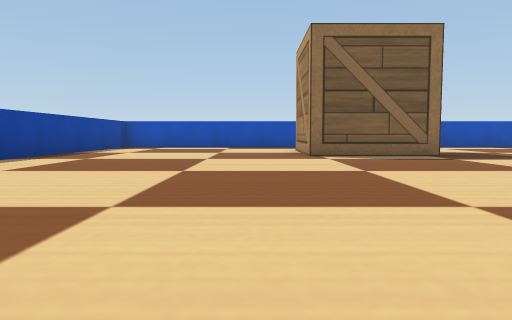
view 1 (above)

24 first-person views from a walk through a world built for the Webots simulator. The camera is 0.05 m above the floor, tilts 4° down and sees 70° across. The floor is counted in squares, 0.1 m on a side. Each view is taken from the middle of a square. On the plan, view 1 faces up. The plan holds only what a view shows up to about 9 squares ahead; the rest is blank. Robots are left out. Webots' stock objects and surfaces are drawn as simple stand-ins.

view 2
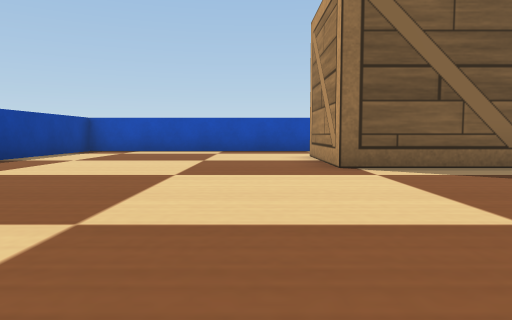

view 3
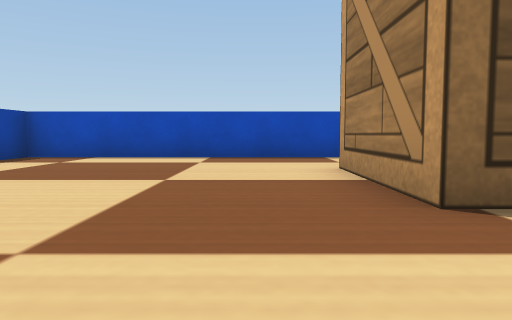

view 4
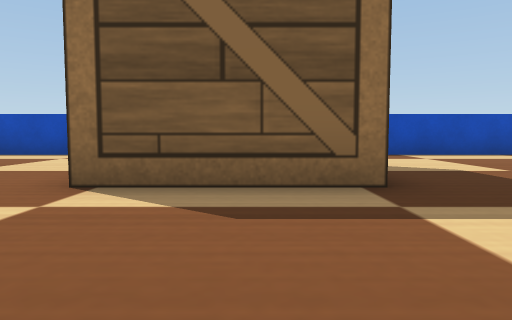

view 5
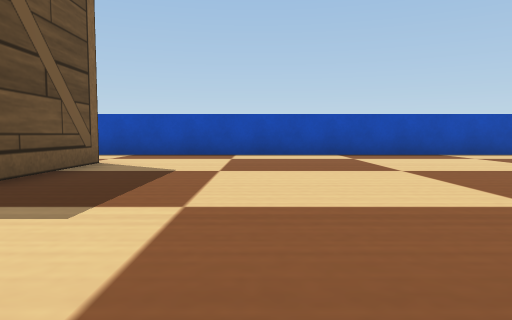

view 6
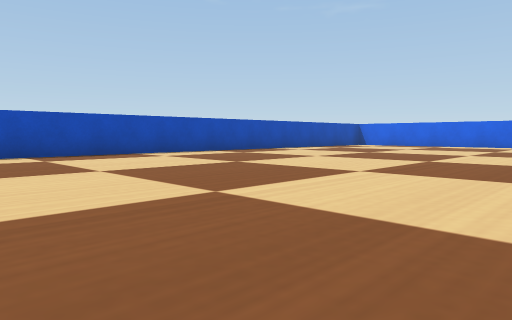

view 7
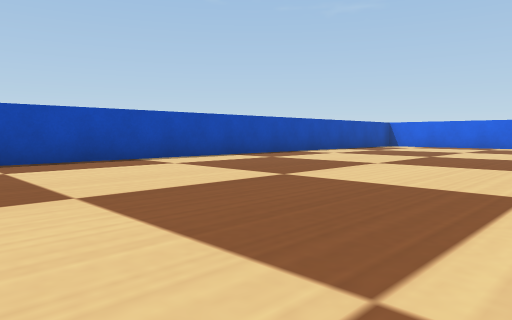

view 8
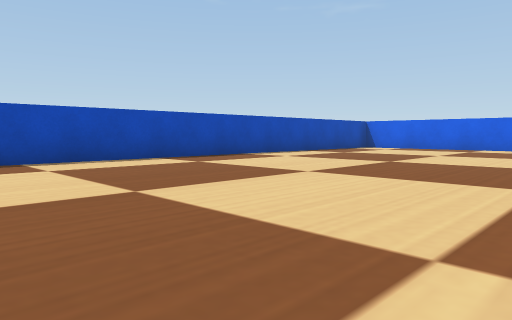

view 9
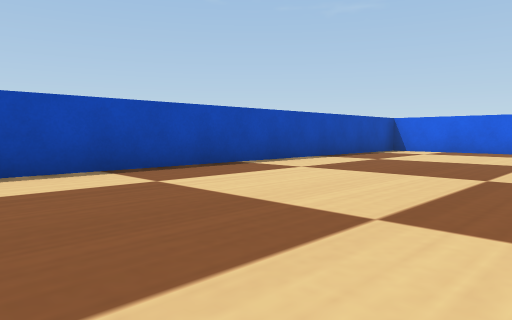

view 10
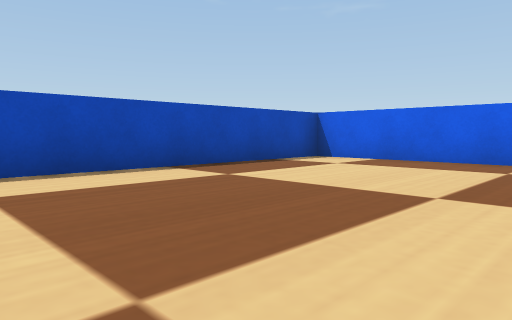

view 11
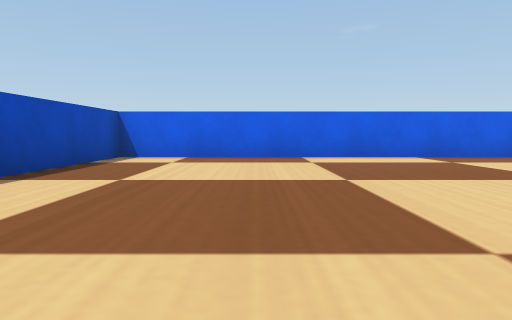

view 12
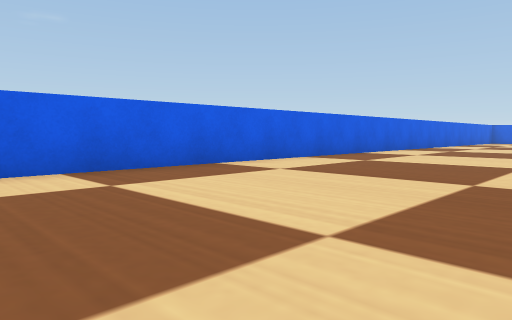

view 13
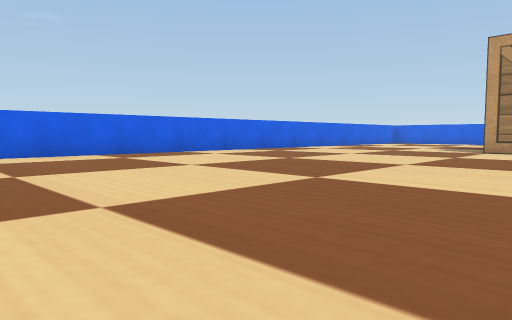

view 14
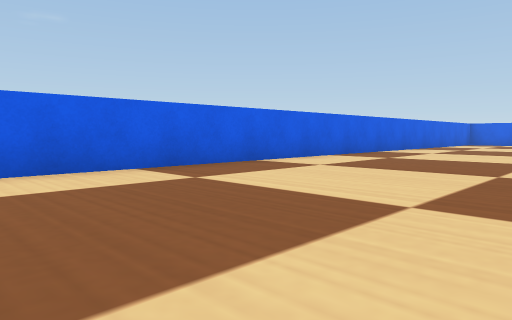

view 15
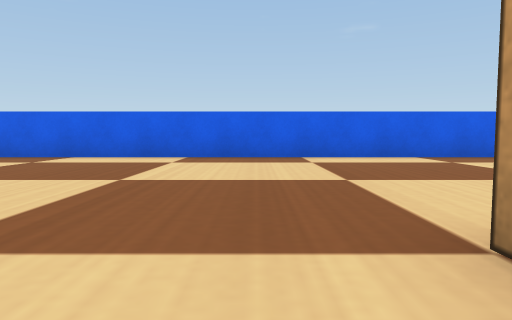

view 16
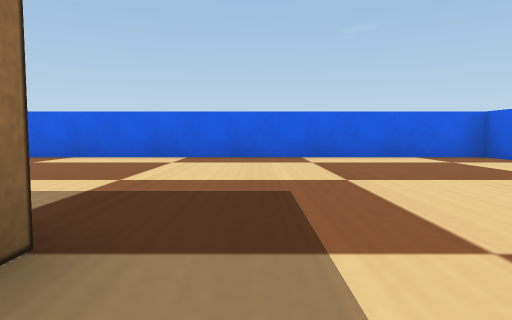

view 17
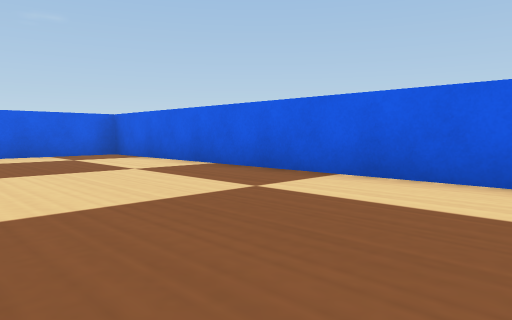

view 18
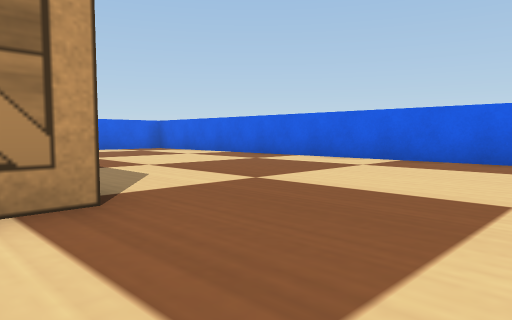

view 19
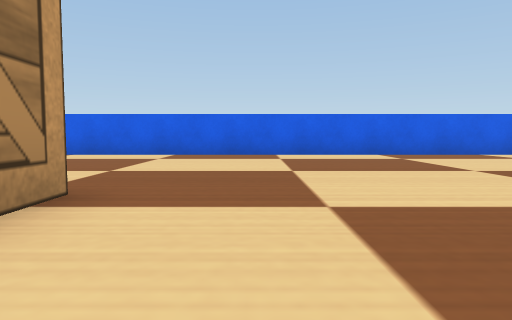

view 20
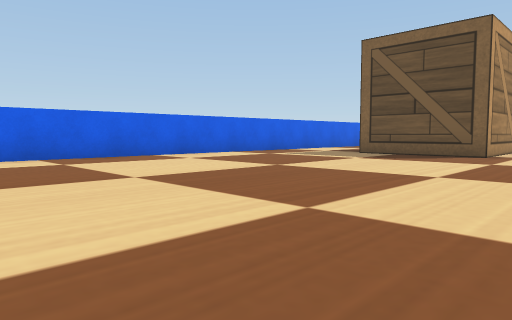

view 21
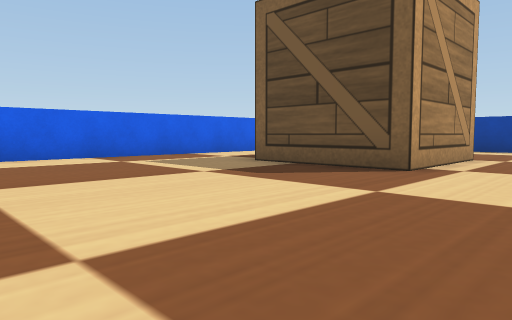

view 22
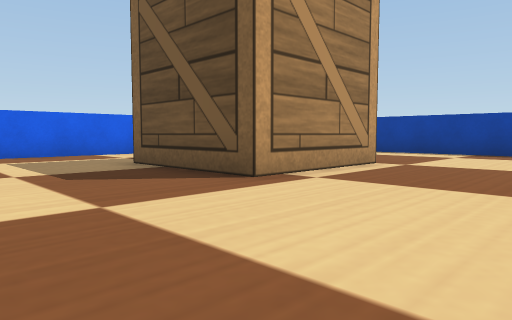

view 23
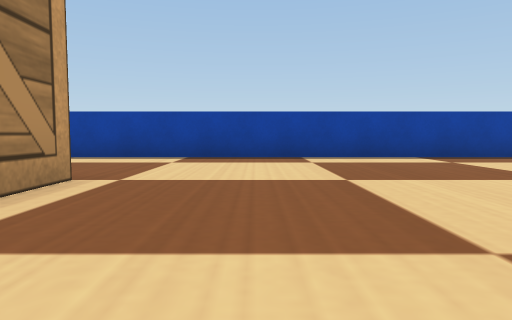

view 24
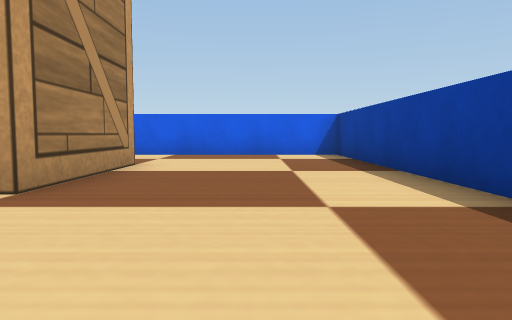

### Floor plan
Key: @ floor where view 1 was taken; # wall or solid block; . floor; B wooden box.
Columns run from 5 left of view 1 to 23 right of it. Each row starts with its distance up from view 1.
 14 #############################
 13 #....... ...................#
 12 #......  ...................#
 11 #.....B  B..................#
 10 #.....B  B..................#
  9 #.....BB B..................#
  8 #......BBB..................#
  7 #...........................#
  6  ......... .................#
  5  .........  ....   .........#
  4   .......          .........#
  3    .....           .........#
  2    .....            ........#
  1     ...             ........#
  0 #    @              ........#
 -1 #.                  ........#
 -2 #...                ........#
 -3 #....                .......#
 -4 #......             ........#
 -5 #..........      .   BB.....#
 -6 #..................    .....#
 -7 #..................B   .....#
 -8 #...BBBB...........B BB.....#
 -9 #...B  B....................#
-10 #...B  B....................#
-11 #...B  B....................#
-12 #.... ......................#
-13 #...........................#
-14 #############################

Positions as (right, up) in squares from view 1, and headings:
1: (0, 0), facing up
2: (0, 3), facing up
3: (0, 6), facing up
4: (3, 5), facing up
5: (7, 5), facing up
6: (7, 5), facing up-right
7: (8, 7), facing up-right
8: (10, 7), facing up-right
9: (12, 9), facing up-right
10: (16, 9), facing up-right
11: (15, 11), facing right
12: (18, 9), facing down-right
13: (14, 6), facing down-right
14: (18, 5), facing down-right
15: (15, -4), facing right
16: (15, -9), facing right
17: (14, -10), facing down-right
18: (11, -7), facing down-right
19: (12, -5), facing down
20: (11, -6), facing down-left
21: (7, -6), facing down-left
22: (5, -5), facing down-left
23: (3, -6), facing left
24: (-3, -5), facing down
